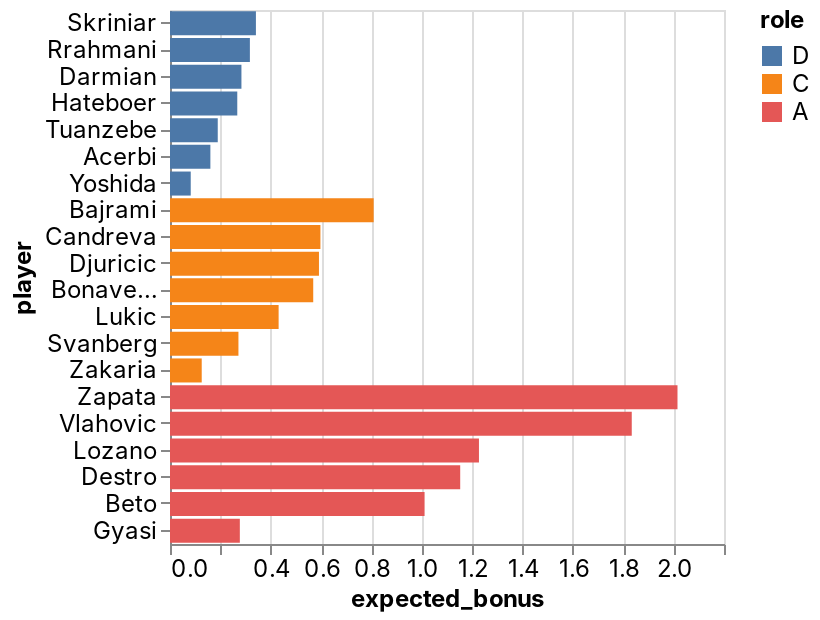

Here is the notebook cell this chart was saved with:
### Code cell
_deepnote_run_altair(team, """{"$schema":"https://vega.github.io/schema/vega-lite/v4.json","mark":{"type":"bar","tooltip":{"content":"data"}},"height":220,"autosize":{"type":"fit"},"data":{"name":"placeholder"},"encoding":{"x":{"field":"expected_bonus","type":"quantitative","sort":null,"scale":{"type":"linear","zero":false}},"y":{"field":"player","type":"nominal","sort":null,"scale":{"type":"linear","zero":true}},"color":{"field":"role","type":"nominal","sort":null,"scale":{"type":"linear","zero":false}}}}""")

### Figure 1 — Vega-Lite specification as saved in the notebook (floating-point values rounded to 4 significant figures)
{"config": {"view": {"continuousWidth": 400, "continuousHeight": 300}, "area": {"fill": "#51C0E9"}, "axis": {"labelFont": "Inter, sans-serif", "labelFontSize": 12, "labelFontWeight": "normal", "labelLimit": 60, "labelOverlap": "greedy", "titleFont": "Inter, sans-serif", "titleFontSize": 12, "titleFontWeight": "bold"}, "background": "#ffffff", "legend": {"labelFont": "Inter, sans-serif", "labelFontSize": 12, "titleFont": "Inter, sans-serif", "titleFontSize": 12, "titleFontWeight": "bold"}, "line": {"stroke": "#51C0E9", "strokeWidth": 2}, "rect": {"fill": "#51C0E9"}, "title": {"anchor": "start", "color": "#000000", "font": "Inter, sans-serif", "fontSize": 22, "fontWeight": "normal"}}, "data": {"name": "data-b6fd0817e101c1e9368a402f17c91557"}, "mark": {"type": "bar", "tooltip": {"content": "data"}}, "autosize": {"type": "fit"}, "encoding": {"color": {"type": "nominal", "field": "role", "scale": {"type": "linear", "zero": false}, "sort": null}, "x": {"type": "quantitative", "field": "expected_bonus", "scale": {"type": "linear", "zero": false}, "sort": null}, "y": {"type": "nominal", "field": "player", "scale": {"type": "linear", "zero": true}, "sort": null}}, "height": 300, "width": "container", "$schema": "https://vega.github.io/schema/vega-lite/v4.json", "datasets": {"data-b6fd0817e101c1e9368a402f17c91557": [{"fanta_team": "AI sereje ja dejeDe jebe tu de jebere", "role": "D", "player": "Skriniar", "team": "Inter", "opponent": "Roma", "date": "2022-04-24T00:00:00", "expected_bonus": 0.3412}, {"fanta_team": "AI sereje ja dejeDe jebe tu de jebere", "role": "D", "player": "Rrahmani", "team": "Napoli", "opponent": "Empoli", "date": "2022-04-24T00:00:00", "expected_bonus": 0.3172}, {"fanta_team": "AI sereje ja dejeDe jebe tu de jebere", "role": "D", "player": "Darmian", "team": "Inter", "opponent": "Roma", "date": "2022-04-24T00:00:00", "expected_bonus": 0.2837}, {"fanta_team": "AI sereje ja dejeDe jebe tu de jebere", "role": "D", "player": "Hateboer", "team": "Atalanta", "opponent": "Venezia", "date": "2022-04-24T00:00:00", "expected_bonus": 0.2672}, {"fanta_team": "AI sereje ja dejeDe jebe tu de jebere", "role": "D", "player": "Tuanzebe", "team": "Napoli", "opponent": "Empoli", "date": "2022-04-24T00:00:00", "expected_bonus": 0.1896}, {"fanta_team": "AI sereje ja dejeDe jebe tu de jebere", "role": "D", "player": "Acerbi", "team": "Lazio", "opponent": "AC Milan", "date": "2022-04-24T00:00:00", "expected_bonus": 0.1603}, {"fanta_team": "AI sereje ja dejeDe jebe tu de jebere", "role": "D", "player": "Yoshida", "team": "Sampdoria", "opponent": "Verona", "date": "2022-04-24T00:00:00", "expected_bonus": 0.08234}, {"fanta_team": "AI sereje ja dejeDe jebe tu de jebere", "role": "C", "player": "Bajrami", "team": "Empoli", "opponent": "Napoli", "date": "2022-04-24T00:00:00", "expected_bonus": 0.8088}, {"fanta_team": "AI sereje ja dejeDe jebe tu de jebere", "role": "C", "player": "Candreva", "team": "Sampdoria", "opponent": "Verona", "date": "2022-04-24T00:00:00", "expected_bonus": 0.5974}, {"fanta_team": "AI sereje ja dejeDe jebe tu de jebere", "role": "C", "player": "Djuricic", "team": "Sassuolo", "opponent": "Juventus", "date": "2022-04-24T00:00:00", "expected_bonus": 0.5916}, {"fanta_team": "AI sereje ja dejeDe jebe tu de jebere", "role": "C", "player": "Bonaventura", "team": "Fiorentina", "opponent": "Salernitana", "date": "2022-04-24T00:00:00", "expected_bonus": 0.5688}, {"fanta_team": "AI sereje ja dejeDe jebe tu de jebere", "role": "C", "player": "Lukic", "team": "Torino", "opponent": "Spezia", "date": "2022-04-24T00:00:00", "expected_bonus": 0.4314}, {"fanta_team": "AI sereje ja dejeDe jebe tu de jebere", "role": "C", "player": "Svanberg", "team": "Bologna", "opponent": "Udinese", "date": "2022-04-24T00:00:00", "expected_bonus": 0.2718}, {"fanta_team": "AI sereje ja dejeDe jebe tu de jebere", "role": "C", "player": "Zakaria", "team": "Juventus", "opponent": "Sassuolo", "date": "2022-04-24T00:00:00", "expected_bonus": 0.126}, {"fanta_team": "AI sereje ja dejeDe jebe tu de jebere", "role": "A", "player": "Zapata", "team": "Atalanta", "opponent": "Venezia", "date": "2022-04-24T00:00:00", "expected_bonus": 2.015}, {"fanta_team": "AI sereje ja dejeDe jebe tu de jebere", "role": "A", "player": "Vlahovic", "team": "Juventus", "opponent": "Sassuolo", "date": "2022-04-24T00:00:00", "expected_bonus": 1.834}, {"fanta_team": "AI sereje ja dejeDe jebe tu de jebere", "role": "A", "player": "Lozano", "team": "Napoli", "opponent": "Empoli", "date": "2022-04-24T00:00:00", "expected_bonus": 1.227}, {"fanta_team": "AI sereje ja dejeDe jebe tu de jebere", "role": "A", "player": "Destro", "team": "Genoa", "opponent": "Cagliari", "date": "2022-04-24T00:00:00", "expected_bonus": 1.152}, {"fanta_team": "AI sereje ja dejeDe jebe tu de jebere", "role": "A", "player": "Beto", "team": "Udinese", "opponent": "Bologna", "date": "2022-04-24T00:00:00", "expected_bonus": 1.011}, {"fanta_team": "AI sereje ja dejeDe jebe tu de jebere", "role": "A", "player": "Gyasi", "team": "Spezia", "opponent": "Torino", "date": "2022-04-24T00:00:00", "expected_bonus": 0.2773}]}}
